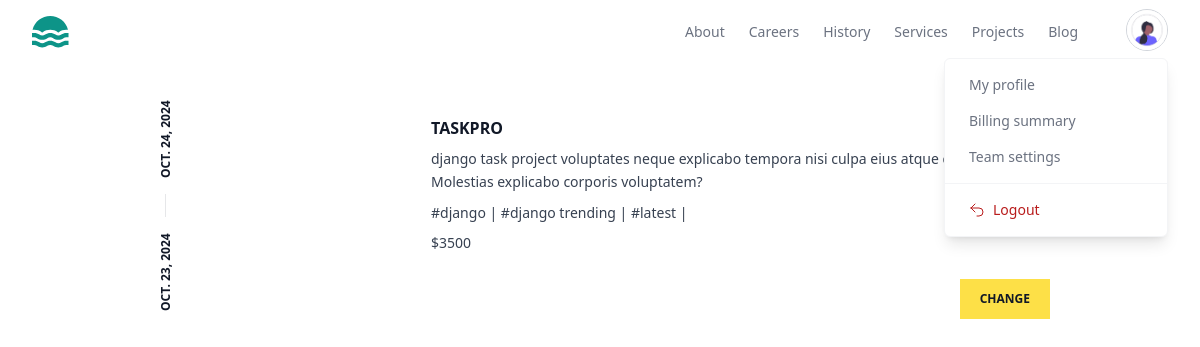
Screenshot of /myworks/all (signed in) with the database file from the repository.
### store/models.py (models this page shows, shortened)
class BaseModel(models.Model):
    created_date=models.DateTimeField(auto_now_add=True)
    updated_date=models.DateTimeField(auto_now=True)
    is_active=models.BooleanField(default=True)

class UserProfile(BaseModel):
    bio=models.CharField(max_length=200,null=True)
    profile_picture=models.ImageField(upload_to="profilepictures",null=True,blank=True,default="profilepictures/default.png")
    phone=models.CharField(max_length=200,null=True)
    owner=models.OneToOneField(User,on_delete=models.CASCADE,related_name="profile")

class Project(BaseModel):
    title=models.CharField(max_length=200)
    description=models.TextField()
    preview_image=models.ImageField(upload_to="previewimages",null=True,blank=True)
    price=models.PositiveIntegerField()
    developer=models.ForeignKey(User,on_delete=models.CASCADE)
    files=models.FileField(upload_to="projects",null=True,blank=True)
    tag_objects=models.ManyToManyField(Tag,null=True)
    thumbnail=EmbedVideoField()

class BaseModel(models.Model):
    created_date=models.DateTimeField(auto_now_add=True)
    updated_date=models.DateTimeField(auto_now=True)
    is_active=models.BooleanField(default=True)

class Tag(BaseModel):
    title=models.CharField(max_length=200)

### store/views.py (the view)
# urls.py: path("myworks/all",views.MyProjectListView.as_view(),name="my-works"),
class MyProjectListView(View):
    template_name="my_projects.html"
    def get(self,request,*args,**kwargs):
        qs=Project.objects.filter(developer=request.user)
        return render(request,self.template_name,{"data":qs})

### store/templates/my_projects.html (shortened to what this page needs)
{%extends 'base.html'%}
{% load embed_video_tags %}
{%block main_block%}
<div class="w-3/4 mx-auto">
    {%for p in data%}
    <article class="flex bg-white transition hover:shadow-xl">
        <div class="rotate-180 p-2 [writing-mode:_vertical-lr]">
          <time
            datetime="2022-10-10"
            class="flex items-center justify-between gap-4 text-xs font-bold uppercase text-gray-900"
          >
            <span>{{p.created_date|date}}</span>
            <span>{{p.updated_date|date}}</span>
          </time>
        </div>
        <div class="hidden sm:block sm:basis-56">
        </div>
        <div class="flex flex-1 flex-col justify-between">
          <div class="border-s border-gray-900/10 p-4 sm:border-l-transparent sm:p-6">
            <a href="#">
              <h3 class="font-bold uppercase text-gray-900">
               {{p.title}}
              </h3>
            </a>
            <p class="mt-2 line-clamp-3 text-sm/relaxed text-gray-700">
             {{p.description}}
                voluptates neque explicabo tempora nisi culpa eius
              atque dignissimos. Molestias explicabo corporis voluptatem?
            </p>
            <p class="mt-2 line-clamp-3 text-sm/relaxed text-gray-700">
                {%for t in p.tag_objects.all%}
                    #{{t.title}} |
                {%endfor%}
               </p>
            <p class="mt-2 line-clamp-3 text-sm/relaxed text-gray-700">
                ${{p.price}}
               </p>
          </div>
          <div class="sm:flex sm:items-end sm:justify-end">
            <a
              href="{%url 'project-update' p.id %}"
              class="block bg-yellow-300 px-5 py-3 text-center text-xs font-bold uppercase text-gray-900 transition hover:bg-yellow-400"
            >
              Change
            </a>
          </div>
        </div>
      </article>
    {%endfor%}
</div>
{%endblock%}

### store/templates/base.html (shortened to what this page needs)
<!DOCTYPE html>
<html lang="en">
<head>
</head>
<body>
    <header class="bg-white mb-7">
        <div class="mx-auto max-w-screen-xl px-4 sm:px-6 lg:px-8">
          <div class="flex h-16 items-center justify-between">
            <div class="flex-1 md:flex md:items-center md:gap-12">
              <a class="block text-teal-600" href="#">
              </a>
            </div>
            <div class="md:flex md:items-center md:gap-12">
              <nav aria-label="Global" class="hidden md:block">
                <ul class="flex items-center gap-6 text-sm">
                  <li>
                    <a class="text-gray-500 transition hover:text-gray-500/75" href="#"> About </a>
                  </li>
                  <li>
                    <a class="text-gray-500 transition hover:text-gray-500/75" href="#"> Careers </a>
                  </li>
                  <li>
                    <a class="text-gray-500 transition hover:text-gray-500/75" href="#"> History </a>
                  </li>
                  <li>
                    <a class="text-gray-500 transition hover:text-gray-500/75" href="#"> Services </a>
                  </li>
                  <li>
                    <a class="text-gray-500 transition hover:text-gray-500/75" href="{%url 'my-works'%}"> Projects </a>
                  </li>
                  <li>
                    <a class="text-gray-500 transition hover:text-gray-500/75" href="#"> Blog </a>
                  </li>
                </ul>
              </nav>
              <div class="hidden md:relative md:block">
                <button
                  type="button"
                  class="overflow-hidden rounded-full border border-gray-300 shadow-inner"
                >
                  <img
                    src="{{request.user.profile.profile_picture.url}}"
                    alt=""
                    class="size-10 object-cover"
                  />
                </button>
                <div
                  class="absolute end-0 z-10 mt-0.5 w-56 divide-y divide-gray-100 rounded-md border border-gray-100 bg-white shadow-lg"
                  role="menu"
                >
                  <div class="p-2">
                    <a
                      href="{%url 'profile-edit'%}"
                      class="block rounded-lg px-4 py-2 text-sm text-gray-500 hover:bg-gray-50 hover:text-gray-700"
                      role="menuitem"
                    >
                      My profile
                    </a>
                    <a
                      href="#"
                      class="block rounded-lg px-4 py-2 text-sm text-gray-500 hover:bg-gray-50 hover:text-gray-700"
                      role="menuitem"
                    >
                      Billing summary
                    </a>
                    <a
                      href="#"
                      class="block rounded-lg px-4 py-2 text-sm text-gray-500 hover:bg-gray-50 hover:text-gray-700"
                      role="menuitem"
                    >
                      Team settings
                    </a>
                  </div>
                  <div class="p-2">
                    <form method="POST" action="#">
                      <a
                       href="{%url 'signout'%}"
                        class="flex w-full items-center gap-2 rounded-lg px-4 py-2 text-sm text-red-700 hover:bg-red-50"
                        role="menuitem"
                      >
                        <svg
                          xmlns="http://www.w3.org/2000/svg"
                          fill="none"
                          viewBox="0 0 24 24"
                          stroke-width="1.5"
                          stroke="currentColor"
                          class="size-4"
                        >
                          <path
                            stroke-linecap="round"
                            stroke-linejoin="round"
                            d="M9 15 3 9m0 0 6-6M3 9h12a6 6 0 0 1 0 12h-3"
                          />
                        </svg>
                        Logout
                      </a>
                    </form>
                  </div>
                </div>
              </div>
            </div>
          </div>
        </div>
      </header>
    {%block main_block%}
    {%endblock%}
</body>
<script src="https://cdn.tailwindcss.com"></script>
</html>

### rows the page displays
Project: created_date "OCT. 23, 2024", updated_date "OCT. 24, 2024", title "TASKPRO", description "django task project", price "3500"
Tag: title "django"
Tag: title "django trending"
Tag: title "latest"
